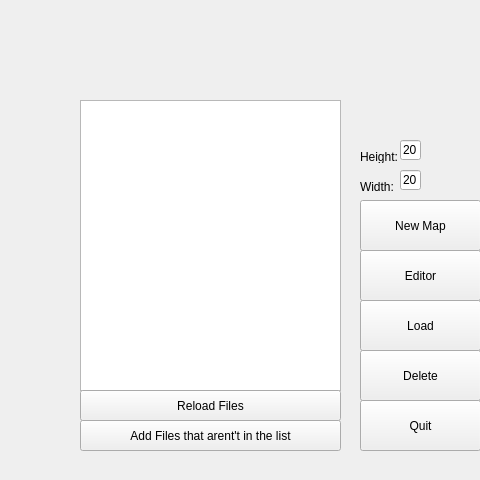
<?xml version="1.0" encoding="UTF-8"?>
<ui version="4.0">
 <class>MainWindow</class>
 <widget class="QMainWindow" name="MainWindow">
  <property name="geometry">
   <rect>
    <x>0</x>
    <y>0</y>
    <width>480</width>
    <height>480</height>
   </rect>
  </property>
  <property name="minimumSize">
   <size>
    <width>480</width>
    <height>480</height>
   </size>
  </property>
  <property name="maximumSize">
   <size>
    <width>480</width>
    <height>480</height>
   </size>
  </property>
  <property name="windowTitle">
   <string>MainWindow</string>
  </property>
  <widget class="QWidget" name="centralWidget">
   <widget class="QPushButton" name="Load">
    <property name="geometry">
     <rect>
      <x>360</x>
      <y>300</y>
      <width>121</width>
      <height>51</height>
     </rect>
    </property>
    <property name="text">
     <string>Load</string>
    </property>
   </widget>
   <widget class="QPushButton" name="Quit">
    <property name="geometry">
     <rect>
      <x>360</x>
      <y>400</y>
      <width>121</width>
      <height>51</height>
     </rect>
    </property>
    <property name="focusPolicy">
     <enum>Qt::NoFocus</enum>
    </property>
    <property name="contextMenuPolicy">
     <enum>Qt::PreventContextMenu</enum>
    </property>
    <property name="text">
     <string>Quit</string>
    </property>
    <property name="autoRepeatDelay">
     <number>299</number>
    </property>
   </widget>
   <widget class="QListWidget" name="listWidget">
    <property name="geometry">
     <rect>
      <x>80</x>
      <y>100</y>
      <width>261</width>
      <height>291</height>
     </rect>
    </property>
    <property name="spacing">
     <number>0</number>
    </property>
   </widget>
   <widget class="QLabel" name="label">
    <property name="geometry">
     <rect>
      <x>110</x>
      <y>380</y>
      <width>261</width>
      <height>41</height>
     </rect>
    </property>
    <property name="text">
     <string/>
    </property>
    <property name="margin">
     <number>0</number>
    </property>
   </widget>
   <widget class="QPushButton" name="Newmap">
    <property name="geometry">
     <rect>
      <x>360</x>
      <y>200</y>
      <width>121</width>
      <height>51</height>
     </rect>
    </property>
    <property name="focusPolicy">
     <enum>Qt::NoFocus</enum>
    </property>
    <property name="contextMenuPolicy">
     <enum>Qt::PreventContextMenu</enum>
    </property>
    <property name="text">
     <string>New Map</string>
    </property>
    <property name="autoRepeatDelay">
     <number>299</number>
    </property>
   </widget>
   <widget class="QPushButton" name="ReloadFiles">
    <property name="geometry">
     <rect>
      <x>80</x>
      <y>390</y>
      <width>261</width>
      <height>31</height>
     </rect>
    </property>
    <property name="text">
     <string>Reload Files</string>
    </property>
   </widget>
   <widget class="QLineEdit" name="lineEdit">
    <property name="geometry">
     <rect>
      <x>400</x>
      <y>140</y>
      <width>21</width>
      <height>20</height>
     </rect>
    </property>
    <property name="inputMask">
     <string>99</string>
    </property>
    <property name="text">
     <string>20</string>
    </property>
   </widget>
   <widget class="QLineEdit" name="lineEdit_2">
    <property name="geometry">
     <rect>
      <x>400</x>
      <y>170</y>
      <width>21</width>
      <height>20</height>
     </rect>
    </property>
    <property name="inputMask">
     <string>99</string>
    </property>
    <property name="text">
     <string>20</string>
    </property>
   </widget>
   <widget class="QLabel" name="label_2">
    <property name="geometry">
     <rect>
      <x>360</x>
      <y>150</y>
      <width>47</width>
      <height>13</height>
     </rect>
    </property>
    <property name="text">
     <string>Height:</string>
    </property>
   </widget>
   <widget class="QLabel" name="label_3">
    <property name="geometry">
     <rect>
      <x>360</x>
      <y>180</y>
      <width>47</width>
      <height>13</height>
     </rect>
    </property>
    <property name="text">
     <string>Width:</string>
    </property>
   </widget>
   <widget class="QPushButton" name="Editor">
    <property name="geometry">
     <rect>
      <x>360</x>
      <y>250</y>
      <width>121</width>
      <height>51</height>
     </rect>
    </property>
    <property name="focusPolicy">
     <enum>Qt::NoFocus</enum>
    </property>
    <property name="contextMenuPolicy">
     <enum>Qt::PreventContextMenu</enum>
    </property>
    <property name="text">
     <string>Editor</string>
    </property>
    <property name="autoRepeatDelay">
     <number>299</number>
    </property>
   </widget>
   <widget class="QPushButton" name="Delete">
    <property name="geometry">
     <rect>
      <x>360</x>
      <y>350</y>
      <width>121</width>
      <height>51</height>
     </rect>
    </property>
    <property name="focusPolicy">
     <enum>Qt::NoFocus</enum>
    </property>
    <property name="contextMenuPolicy">
     <enum>Qt::PreventContextMenu</enum>
    </property>
    <property name="text">
     <string>Delete</string>
    </property>
    <property name="autoRepeatDelay">
     <number>299</number>
    </property>
   </widget>
   <widget class="QPushButton" name="addFile">
    <property name="geometry">
     <rect>
      <x>80</x>
      <y>420</y>
      <width>261</width>
      <height>31</height>
     </rect>
    </property>
    <property name="text">
     <string>Add Files that arent't in the list</string>
    </property>
   </widget>
   <widget class="QLabel" name="label_5">
    <property name="geometry">
     <rect>
      <x>80</x>
      <y>20</y>
      <width>261</width>
      <height>71</height>
     </rect>
    </property>
    <property name="text">
     <string/>
    </property>
    <property name="pixmap">
     <pixmap resource="resource.qrc">:/Resource/MapLogo.png</pixmap>
    </property>
    <property name="scaledContents">
     <bool>true</bool>
    </property>
   </widget>
  </widget>
 </widget>
 <layoutdefault spacing="6" margin="11"/>
 <resources>
  <include location="resource.qrc"/>
 </resources>
 <connections/>
</ui>
